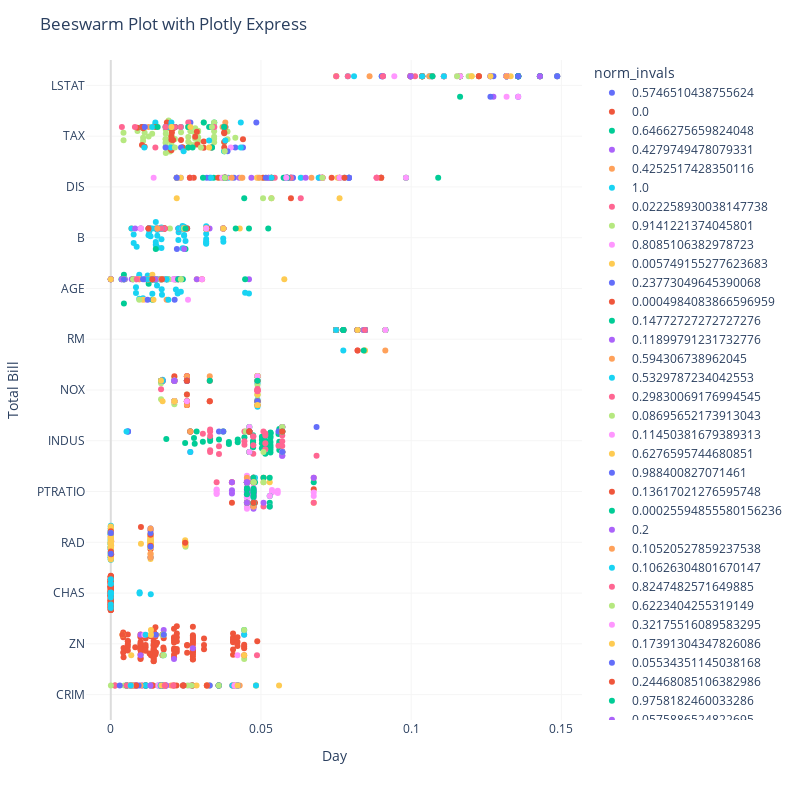

Notebook cell for this chart:
### Code cell
import plotly.express as px
import seaborn as sns

# Sample data
tips = sns.load_dataset("tips")

# https://community.plotly.com/t/shap-like-bee-swarm-plots/68015/2

# Create a beeswarm plot using Plotly Express
#fig = px.strip(tips, x='total_bill', y='day', color='tip', stripmode='overlay', height=400, width=500)
fig = px.strip(CIUres, x='CI', y='feature', color='norm_invals', stripmode='overlay', height=600, width=500)

# Update layout for better visibility
fig.update_layout(
    title='Beeswarm Plot with Plotly Express',
    xaxis=dict(title='Day'),
    yaxis=dict(title='Total Bill'),
    height=800, 
    width=800
)
fig.update_layout(xaxis=dict(showgrid=True, gridcolor='WhiteSmoke', zerolinecolor='Gainsboro'),
              yaxis=dict(showgrid=True, gridcolor='WhiteSmoke', zerolinecolor='Gainsboro')
)
fig.update_layout(plot_bgcolor='white')

fig = (
    fig
    # Make it so there is no gap between the supporting boxes
    .update_layout(boxgap=0)
    # Increase the jitter so it reaches the sides of the boxes
    .update_traces(jitter=1)
)

# Show the plot
fig.show()
